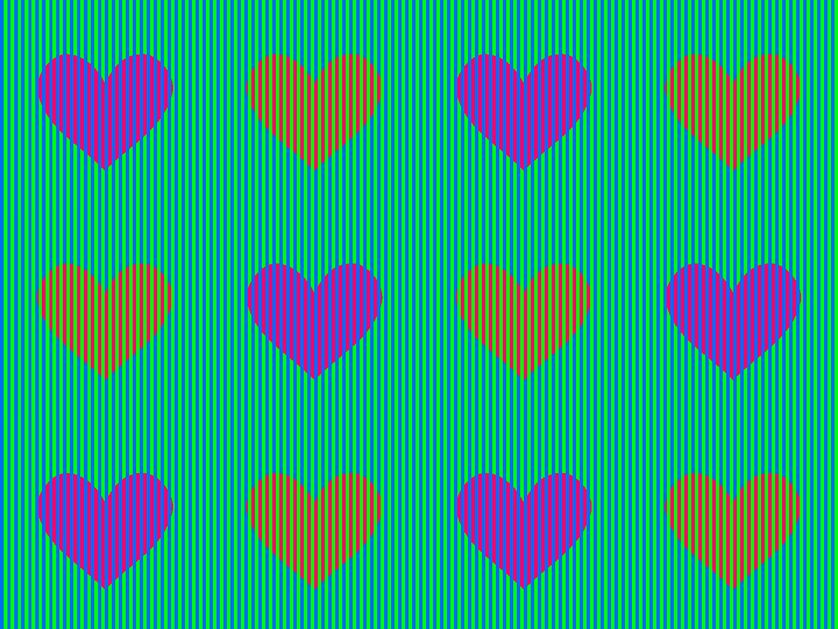
#> input picture HW3/inputs/P4/c/munker_hearts.png, 838 x 629 px; its folder holds only this picture in this run
$ jupyter execute --allow-errors P04-c.ipynb
#> lines starting #> are read from the running program, lines starting #| are printed output that depends on the picture
[cell 1]
import glob
import cv2
import matplotlib
import matplotlib.pyplot as plt
import seaborn as sns
import numpy as np
import imutils
import copy
from scipy.ndimage.filters import  gaussian_filter
import math
import skimage.transform as sktr

### Loading images

[cell 2]
paths = [file for file in glob.glob('./inputs/P4/c/*.png')]
images = []
for path in paths:
    img = cv2.imread(path)
#> img is the input picture: shape (629, 838, 3); mean B, G, R 125.2, 158, 34.3
    images.append(img)

### Fourier

[cell 3]
def get_fourier(img):
    img = img.copy()
    img_dft = cv2.dft(np.float32(img),flags=cv2.DFT_COMPLEX_OUTPUT)
    dft_shift = np.fft.fftshift(img_dft)
    magnitude, angle = cv2.cartToPolar(dft_shift[:, :, 0],dft_shift[:, :, 1])
    magnitude = np.log(magnitude)

    return magnitude, angle


def pattern_remover(img,p=0.65,center=25,p_max=1):
    img = img.copy()
    out1 = img.copy()
    dft = cv2.dft(np.float32(img),flags = cv2.DFT_COMPLEX_OUTPUT)
    dft_shift = np.fft.fftshift(dft)
    magnitude, angle = cv2.cartToPolar(dft_shift[:, :, 0],dft_shift[:, :, 1])
    magnitude = np.log(magnitude)
    out2 = magnitude.copy()

    _max = max(magnitude.flatten())

    for row in range(magnitude.shape[0]):
        for col in range(magnitude.shape[1]):
            if row > magnitude.shape[0]//2 - center and row < magnitude.shape[0]//2 + center and col > magnitude.shape[1]//2 - center and col < magnitude.shape[1]//2 + center :
                continue
            if magnitude[row,col] >= _max*p and magnitude[row,col] <= _max*p_max:
                magnitude[row,col] = 0

    out3 = magnitude.copy()
    i_magnitude = np.exp(magnitude)
    i_dft_shift = cv2.polarToCart(i_magnitude,angle)
    i_dft_shift = np.stack([i_dft_shift[0],i_dft_shift[1]],axis=2)
    i_dft_shift = np.fft.ifftshift(i_dft_shift)
    i_dft = cv2.idft(i_dft_shift, flags=cv2.DFT_SCALE)
    out4 = cv2.magnitude(i_dft[:,:,0],i_dft[:,:,1])

    return out1,out2,out3,out4


def notch_filter(image,persantage,center=25):
    out1 = image.copy()
    dft = np.fft.fft2(image)
    fshift = np.fft.fftshift(dft)
    magnitude = 20*np.log(np.abs(fshift))
    out2 = magnitude.copy()

    tr = np.max(magnitude)*persantage

    FilterMask = np.zeros_like(magnitude)
    for row in range(magnitude.shape[0]):
        for col in range(magnitude.shape[1]):
            if magnitude[row][col]>=tr:
                FilterMask[row, col] = 0
            else:
                FilterMask[row, col] = 1

    if persantage == 1 :
        FilterMask = np.ones_like(magnitude)

    applied = fshift * FilterMask
    out3    = magnitude*FilterMask
    iffshift_n = np.fft.ifftshift(applied)
    iff_image = np.fft.ifft2(iffshift_n)
    out4 = np.abs(iff_image)

    return out1,out2,out3,out4

### hearts proc

[cell 4]
Codes = [cv2.COLOR_BGR2LAB,None,None,None]
I_Codes = [cv2.COLOR_LAB2RGB,None,None,None]
Param = [ [[0.6,15],[0.62,15],[0.6,15]],None,None,None]
tags = ["LAB" ,None,None,None]
plt.rcParams['figure.figsize'] = [16, 10]

for Index in range(0,1) :
    img_bgr = images[Index].copy()
    img_s = cv2.cvtColor(img_bgr,Codes[Index])
    para = Param[Index]

    P_index = 1
    for i in range(3):
        _p,_center = para[i]
        outs = pattern_remover(img_s[:,:,i],_p,_center)
        plt.subplot(3,4,P_index)
        P_index += 1
        plt.imshow(outs[0],cmap="gray")
        plt.title("{0} Channel #{1}".format(tags[Index],i+1))
        plt.axis("off")

        plt.subplot(3,4,P_index)
        P_index += 1
        plt.imshow(outs[1],cmap="gray")
        plt.title("{0} Channel #{1} magnitude".format(tags[Index],i+1))
        plt.axis("off")

        plt.subplot(3,4,P_index)
        P_index += 1
        plt.imshow(outs[2],cmap="gray")
        plt.title("{0} Channel #{1} magnitude after remove".format(tags[Index],i+1))
        plt.axis("off")

        plt.subplot(3,4,P_index)
        P_index += 1
        plt.imshow(outs[3],cmap="gray")
        plt.title("{0} Channel #{1} after remove".format(tags[Index],i+1))
        plt.axis("off")
        img_s[:,:,i] = outs [3]

    plt.tight_layout()
    plt.show()

    plt.rcParams['figure.figsize'] = [16,8]
    img_s = cv2.cvtColor(img_s,I_Codes[Index])
    plt.subplot(1,2,1)
    plt.imshow(img_bgr[:,:,::-1])
    plt.title("Input Image")
    plt.axis("off")

    plt.subplot(1,2,2)
    plt.imshow(img_s)
    plt.title("Filtered Image")
    plt.axis("off")


    plt.show()
    break
#> this loop made 1 pass
#> pass 1, in pattern_remover, `img = img.copy()`:
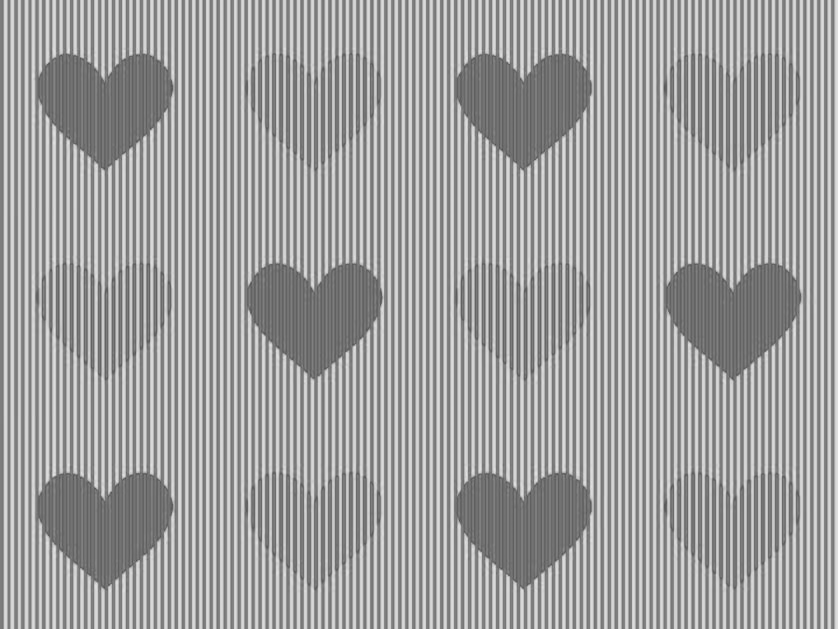
#> img: shape (629, 838); min 80, max 225, mean 158.3
#> pass 1, in pattern_remover, `magnitude, angle = cv2.cartToPolar(dft_shift[:, :, 0],dft_shift[:, :, ..`:
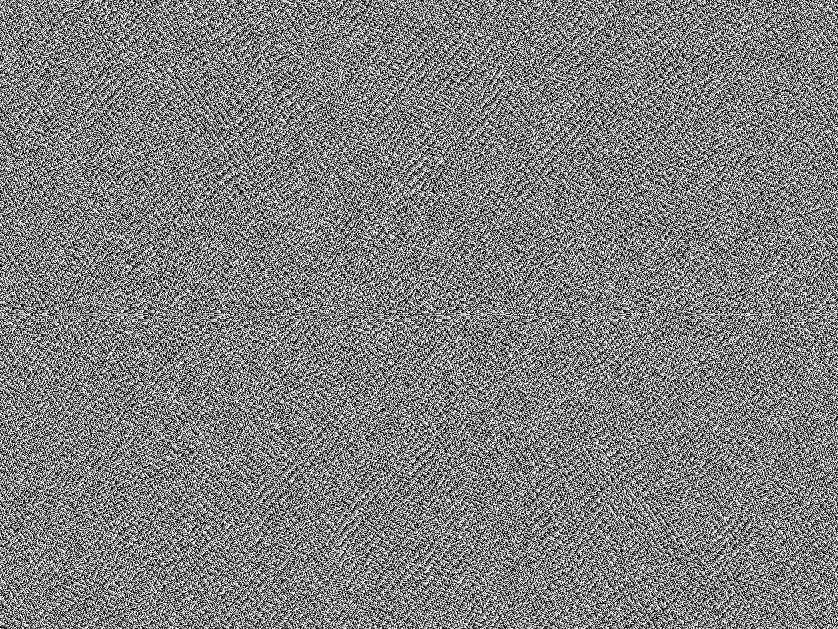
#> angle: shape (629, 838) float32; min 1.11e-05, max 6.28, mean 3.14; drawn with min black and max white
#> pass 1, `plt.show()`:
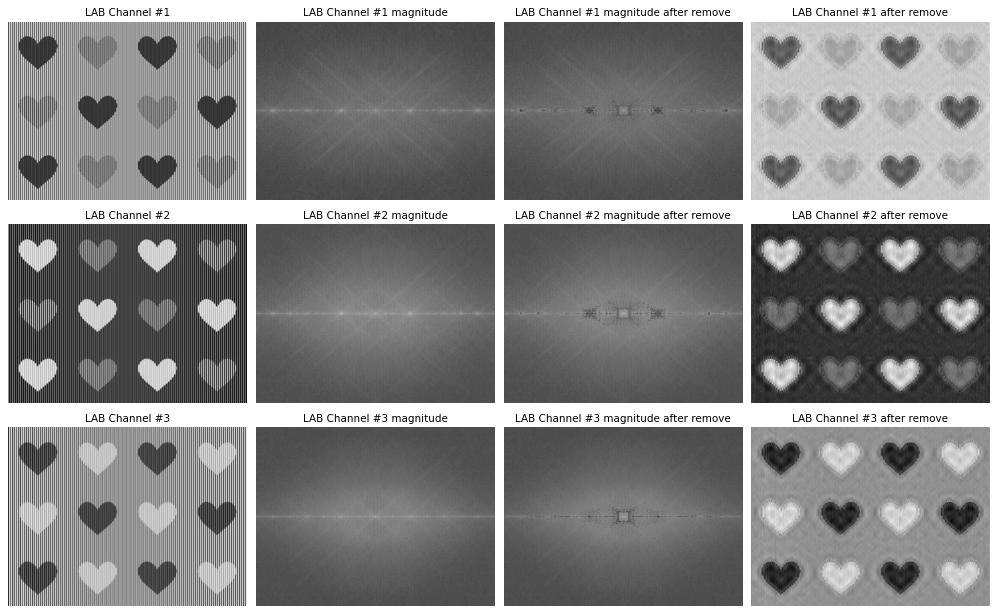
#> figure drawn by matplotlib, 12 panels
#> pass 1, `plt.show()`:
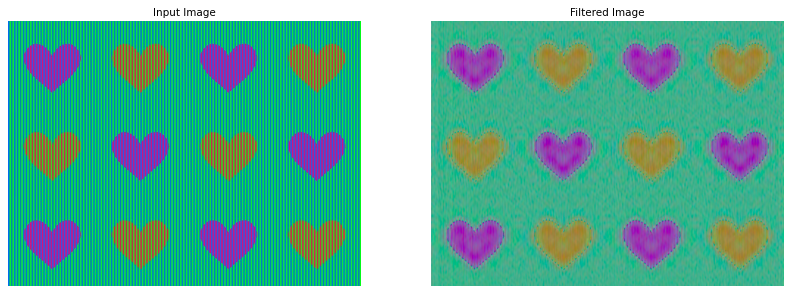
#> figure drawn by matplotlib, 2 panels
#> after the loop:
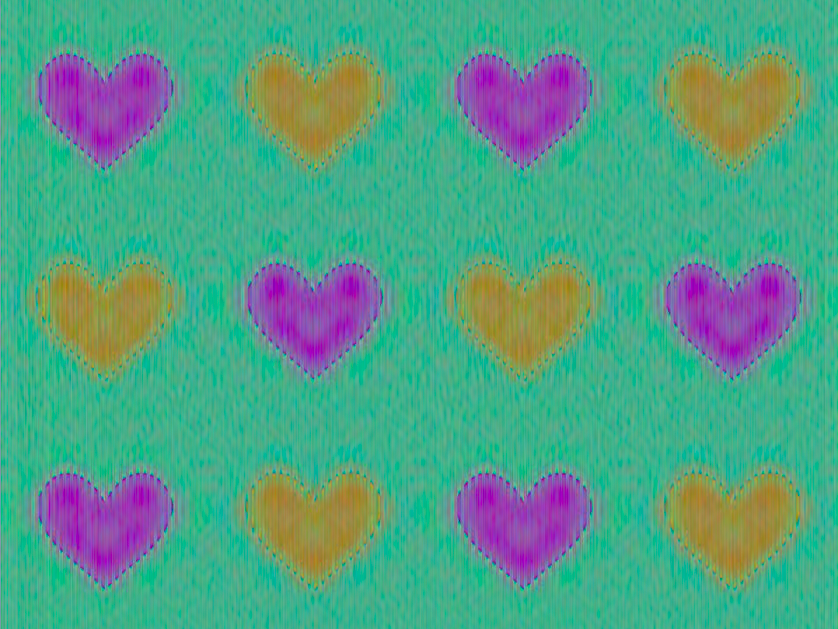
#> img_s: shape (629, 838, 3); mean R, G, B 81.3, 159.8, 134.5

$ run again, on HW3/inputs/P4/c/munker_spheres_1.png
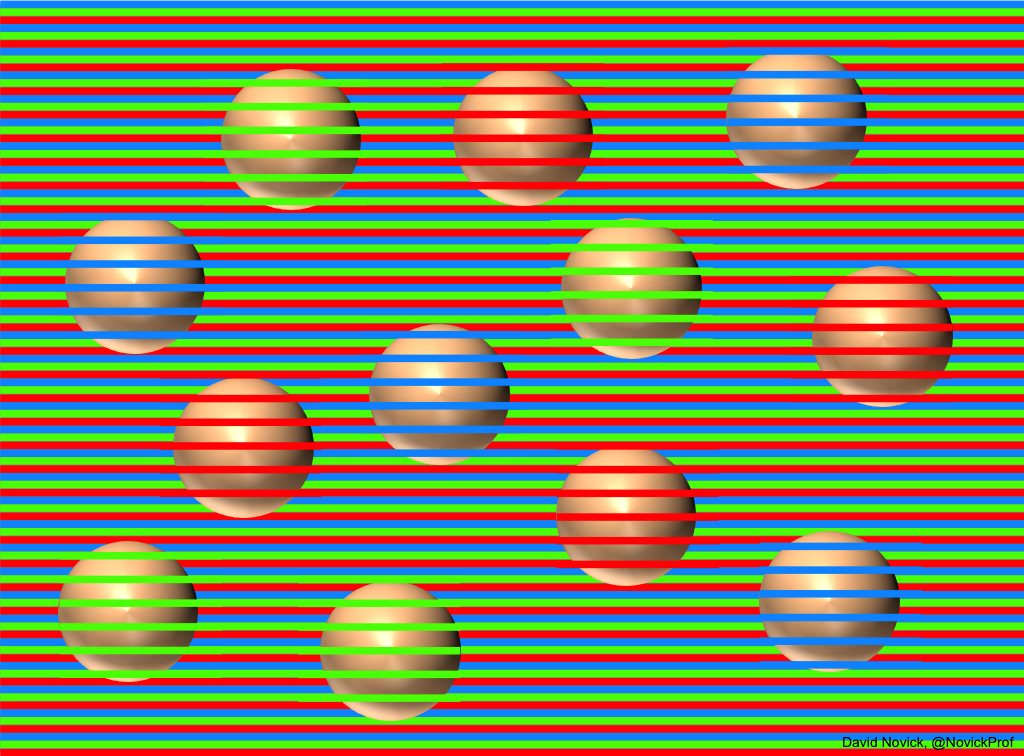
#> input picture HW3/inputs/P4/c/munker_spheres_1.png, 1024 x 756 px
#> img is the input picture: shape (756, 1024, 3); mean B, G, R 93.5, 131.8, 126.6
#> the loop `for Index in range(0,1) :` made 1 pass
#> pass 1, `plt.show()`:
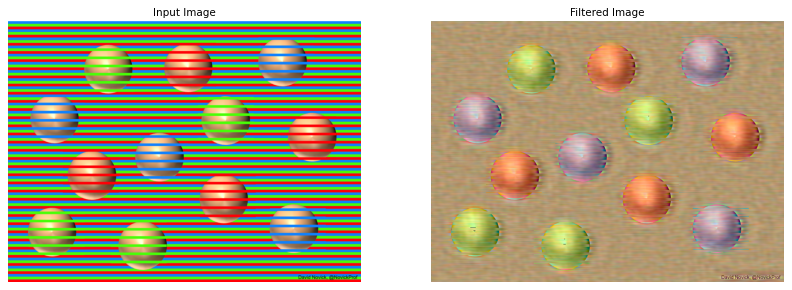
#> figure drawn by matplotlib, 2 panels
#> after the loop `for Index in range(0,1) :`:
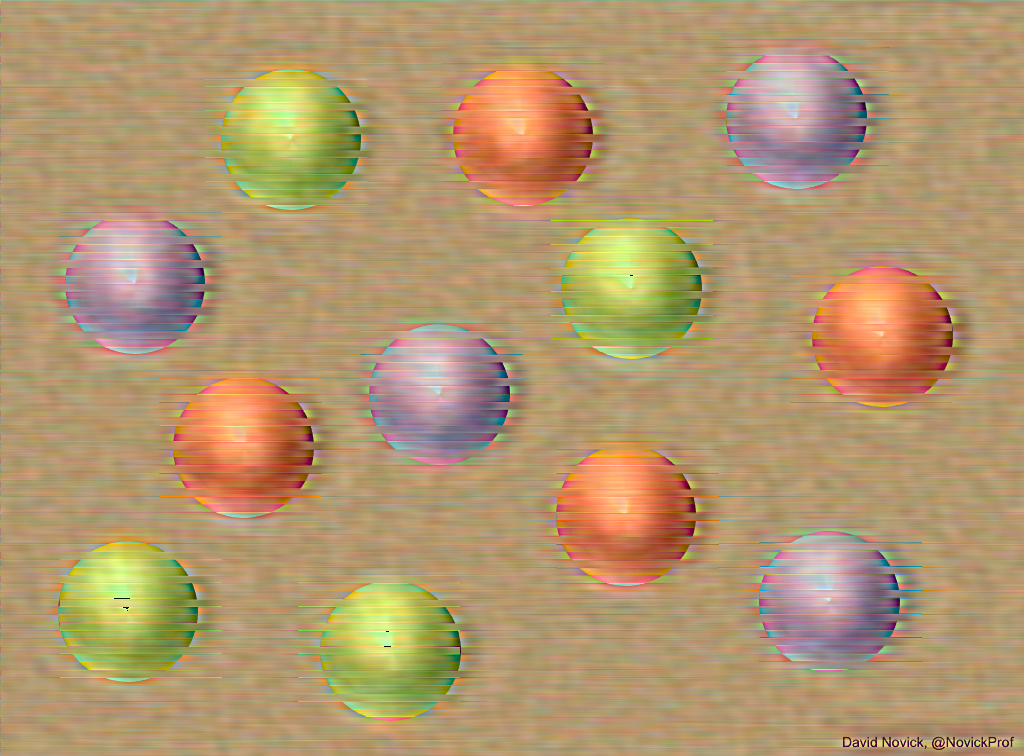
#> img_s: shape (756, 1024, 3); mean R, G, B 178.8, 151, 110.6

$ run again, on HW3/inputs/P4/c/munker_spheres_2.png
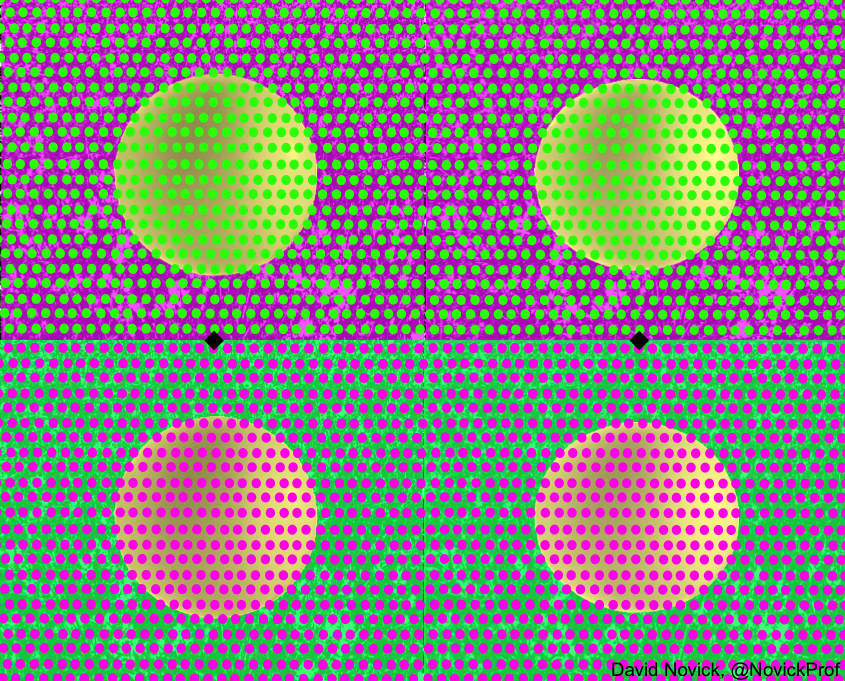
#> input picture HW3/inputs/P4/c/munker_spheres_2.png, 845 x 681 px
#> img is the input picture: shape (681, 845, 3); mean B, G, R 126.4, 131.3, 134.7
#> the loop `for Index in range(0,1) :` made 1 pass
#> pass 1, `plt.show()`:
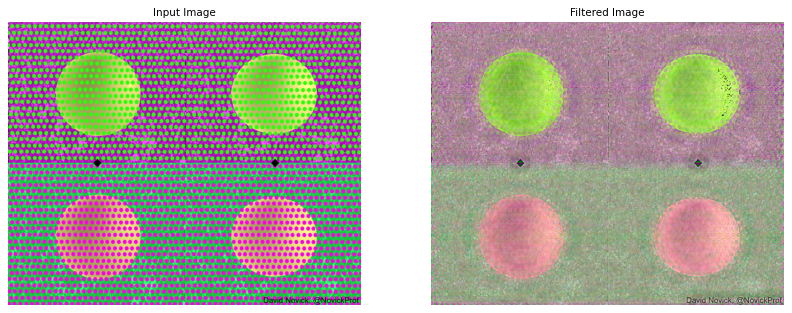
#> figure drawn by matplotlib, 2 panels
#> after the loop `for Index in range(0,1) :`:
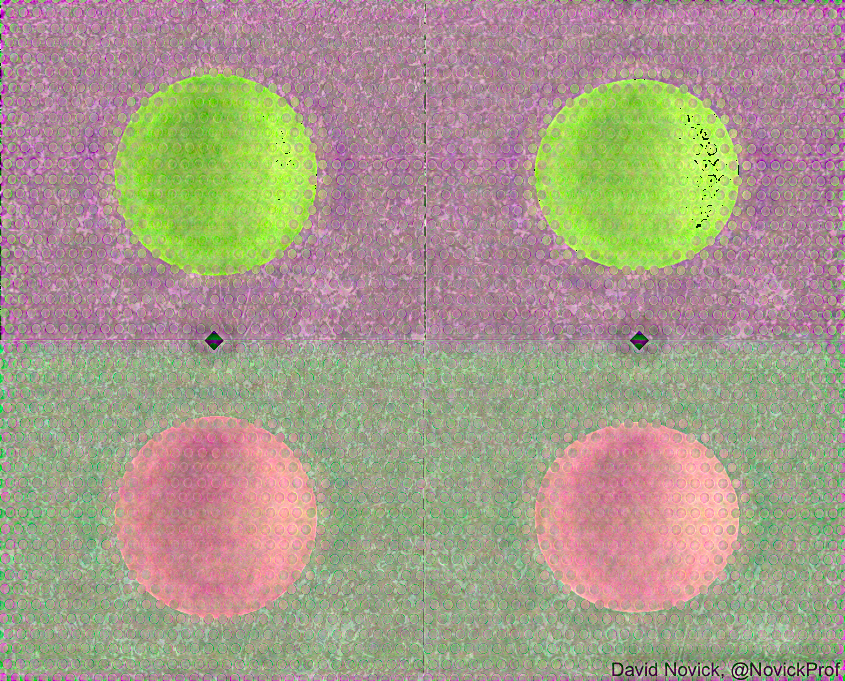
#> img_s: shape (681, 845, 3); mean R, G, B 167.2, 156, 138.4
